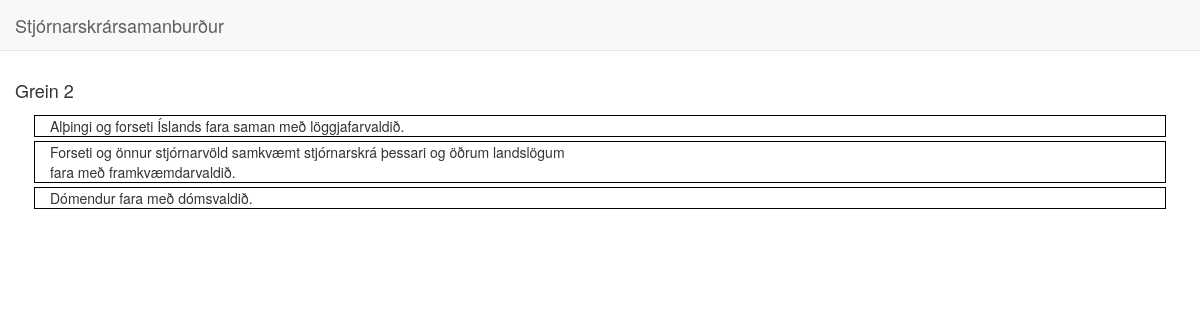
Page /2/ on the committed database.
### compare/models.py (models this page shows, shortened)
class Article(models.Model):
	nr = models.CharField(max_length=3, unique=True)
	sentences = models.ManyToManyField(Sentence)

class Sentence(models.Model):
	text = models.CharField(max_length = 1024)
	ORIGIN_CHOICES = (
	    (1, _("Stjórnarskrá")),
    	(2, _("Frumvarp"))
	)
	origin = models.IntegerField(choices=ORIGIN_CHOICES, default=1)
	article_nr = models.CharField(max_length=3)
	def find_matches(self):
		results = []
		for f in Sentence.objects.filter(origin=2):
			ratio = fuzz.ratio(self.text, f.text)
			if ratio == 100:
				return [(ratio, f)]
			if ratio > 0:
				results.append((ratio, f))
		return sorted(results)[::-1]

### compare/views.py (the view)
# urls.py: url(r'^(?P<pk>\d+)/$', ArticleDetail.as_view(), name='article_detail'),
class ArticleDetail(DetailView):
  model = Article
  def get_context_data(self, **kwargs):
    context = super(ArticleDetail, self).get_context_data(**kwargs)
    return context

### compare/templates/compare/article_detail.html (shortened to what this page needs)
{% extends 'compare/index.html'%}
{% load template_methods %}
{% block content %}
	<div class="row">
		<h4>Grein {{ article.nr }}</h4>
	</div>
	<div class="row">
		<div class="col-md-12">
			{% for sentence in article.sentences.all %}
				{% if sentence.origin == 1 %}
				<div class="row striped">
					<div class="col-md-6">
						{{ sentence.text }}
					</div>
					<div class="col-md-6">
					</div>
				</div>
				{% endif %}
			{% endfor %}
		</div>
	</div>
{% endblock %}

### templates/base.html (style rules this page uses)
div.striped { border: thin solid black; margin: 4px; }

### rows in the picture
Article: nr "2"
Sentence: text "Alþingi og forseti Íslands fara saman með löggjafarvaldið."
Sentence: text "Forseti og önnur stjórnarvöld samkvæmt stjórnarskrá þessari og öðrum landslögum fara með framkvæmdarvaldið."
Sentence: text "Dómendur fara með dómsvaldið."
